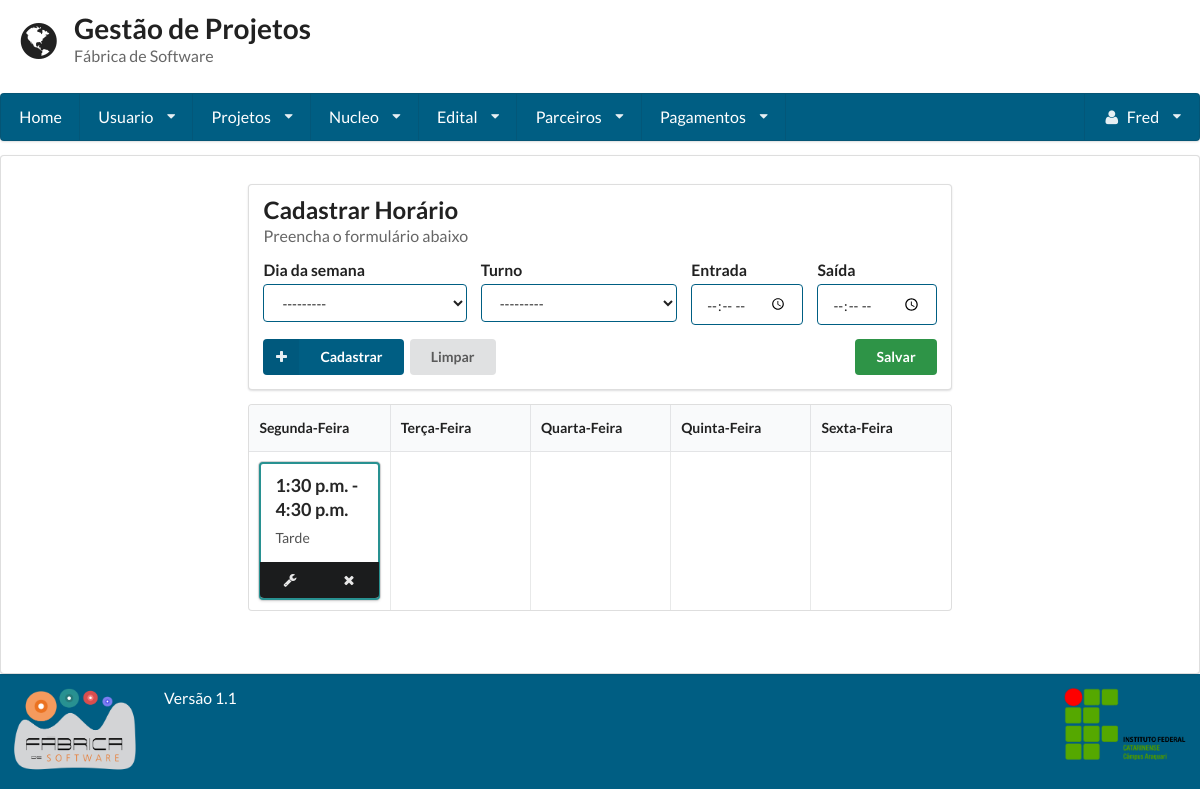
Screenshot of /horario/ (signed in) with the database file from the repository.
### gestaoapp/models/horario.py (models this page shows)
class Horario(models.Model):
    MANHA = 'MA'
    TARDE = 'TA'
    NOITE = 'NO'
    HORARIO_CHOICES = (
        (MANHA, 'Manha'),
        (TARDE, 'Tarde'),
        (NOITE, 'Noite'),
    )
    turno = models.CharField(
        max_length=2,
        choices=HORARIO_CHOICES
    )
    SEGUNDA = 'SEG'
    TERCA = 'TER'
    QUARTA = 'QUA'
    QUINTA = 'QUI'
    SEXTA = 'SEX'
    DIA_CHOICES = (
        (SEGUNDA, 'Segunda-Feira'),
        (TERCA, 'Terca-Feira'),
        (QUARTA, 'Quarta-Feira'),
        (QUINTA, 'Quinta-Feira'),
        (SEXTA, 'Sexta-Feira'),
    )
    data = models.CharField(
        max_length=255,
        choices=DIA_CHOICES
    )
    usuario = models.ForeignKey(Usuario, null=False, blank=False)
    hora_inicio = models.TimeField()
    hora_fim = models.TimeField()

### gestaoapp/views/horario.py (the view, shortened to what this page needs)
# urls.py: url(r'^horario/', CadastroHorario.as_view(), name='horario'),
class CadastroHorario(LoginRequiredMixin, View):
    template = 'horario/cadastro.html'
    def get(self, request, horario_id=None):
        horarios = TabelaHorarios().get(request.user.id)
        if horario_id:
            horario_atual = Horario.objects.get(id=horario_id)
            form = FormHorarioEdit(instance=horario_atual)
            editar = True
        else:
            form = FormHorario()
            editar = False
        return render(request, self.template, {'form': form, 'editar': editar, 'horarios': horarios})

### gestaoapp/forms/horario.py (shortened to what this page needs)
class FormHorario(forms.ModelForm):
    hora_inicio = forms.TimeField(label='hora_inicio')
    hora_fim = forms.TimeField(label='hora_fim')
    usuario = forms.CharField(required=False)
    class Meta:
        model = Horario
        fields = "__all__"

### gestaoapp/controls/tabela_horarios.py (called while the page is built)
    def get(self, usuario):
        horarios = Horario.objects.filter(usuario=usuario).order_by('hora_inicio', 'hora_fim')
        return self.organizarHorarios(horarios)

    def organizarHorarios(self, horarios):
        horarios_organizados_por_dia = {}
        for horario in horarios:
            if horario.data in horarios_organizados_por_dia:
                horarios_organizados_por_dia[horario.data].append(horario)
            else:
                horarios_organizados_por_dia[horario.data] = [horario]
        return horarios_organizados_por_dia

### gestaoapp/templatetags/get_dict_item.py (called while the page is built)
@register.filter(name='get_dict_item')
def get_dict_item(dictionary, key):
    return dictionary.get(key)

### gestaoapp/templates/horario/cadastro.html (shortened to what this page needs)
{% extends 'base.html' %}
{% load get_dict_item %}
{% block conteudo %}
        <div class="ui segment">
            <h2 class="ui header">
                {% if edit == True %}
                 Editar Horário
                {% else %}
                Cadastrar Horário
                {% endif %}
                <div class="sub header">
                    Preencha o formulário abaixo
                </div>
            </h2>
            <form method="POST" action="" class="ui form">{% csrf_token %}
                <div class="fields">
                    <div class="five wide field">
                        <label>Dia da semana</label>
                        {{ form.data }}
                    </div>
                    <div class="five wide field">
                        <label>Turno</label>
                        {{ form.turno }}
                    </div>
                    <div class="three wide field">
                        <label>Entrada</label>
                        {% if editar %}
                            {{ form.hora_inicio }}
                        {% else %}
                            <input type="time" name="hora_inicio">
                        {% endif %}
                    </div>
                    <div class="three wide field">
                        <label>Saída</label>
                        {% if editar %}
                            {{ form.hora_fim }}
                        {% else %}
                            <input type="time" name="hora_fim">
                        {% endif %}
                    </div>
                </div>
                <a href="/horario/" class="ui left labeled icon azul_escuro button"><i class="plus icon"></i>Cadastrar</a>
                <input type="reset" class="ui button" value="Limpar"/>
                <input type="submit" class="ui right floated verde_escuro button" value="Salvar"/>
            </form>
        </div>
        {% include 'horario/tabela_horarios.html' %}
    </div>
{% endblock %}

### gestaoapp/templates/base.html (shortened to what this page needs)
<!doctype html>
<head>
    {% load staticfiles %}
    <link rel="stylesheet" href="{% static 'semantic-2.1/dist/semantic.css' %}"/>
    <link rel="stylesheet" href="{% static 'base.css' %}"/>
</head>
<body class="cor-fundo">
<header class="cabecalho">
    <div class="ui grid">
        <div class="row">
            <div class='twelve wide column'>
                <h1 class="ui header">
                    <i class='ui icon world'></i>
                    <div class="ui content">
                        Gestão de Projetos
                        <p class="sub header">
                            Fábrica de Software
                        </p>
                    </div>
                </h1>
            </div>
        </div>
        {% if user.is_authenticated %}
            <div class="computer only row">
                <nav class="ui large menu stackable"><a class="item" href="/home">Home</a>
                    <div class="ui dropdown item">Usuario<i class="dropdown icon"></i>
                    </div>
                    <div class="ui dropdown item">Projetos<i class="dropdown icon"></i>
                    </div>
                    <div class="ui dropdown item">Nucleo<i class="dropdown icon"></i>
                    </div>
                    <div class="ui dropdown item">Edital<i class="dropdown icon"></i>
                    </div>
                    <div class="ui dropdown item">Parceiros<i class="dropdown icon"></i>
                    </div>
                    <div class="ui dropdown item">Pagamentos<i class="dropdown icon"></i>
                    </div>
                    <div class="ui dropdown item right floated"><i class="user icon"></i>
                        {{ request.user.first_name }} <i class="dropdown icon"></i>
                    </div>
                </nav>
            </div>
        {% endif %}
    </div>
</header>
<article class="corpo ui segment cor-conteudo">
    <div class="ui grid">
        <div class="row">
            <div class="three wide column"></div>
            <div class="ten wide column">
                {% block conteudo %}
                {% endblock %}
            </div>
        </div>
</article>
<footer class="ui grid rodape verde_escuro">
    <div class="two wide column">
        <img class="ui small image" src="{% static 'fabrica.png' %}">
    </div>
    <div class=" twelve wide column">
        <label class="centered"> Versão 1.1 </label>
    </div>
    <div class="two wide column">
        <img class="ui small image" src="{% static 'ifc2.png' %}">
    </div>
</footer>
</body>
</html>

### gestaoapp/templates/horario/tabela_horarios.html (shortened to what this page needs)
{% if horarios %}
{% with 'Segunda-Feira Terça-Feira Quarta-Feira Quinta-Feira Sexta-Feira' as dias_da_semana %}
    <table class="ui celled fixed table">
        <thead>
            <tr>
                {% for dia in dias_da_semana.split %}
                <th>{{ dia }}</th>
                {% endfor %}
            </tr>
        </thead>
        <tbody>
            <tr>
            {% for dia in dias_da_semana.split %}
                <td class="top_td">
                {% with dia|slice:"0:3"|upper as dia_prefixo %}
                {% for horario in horarios|get_dict_item:dia_prefixo %}
                    <div class="ui
                     {% if horario.turno == 'MA' %}
                        laranja_fabrica
                    {% elif horario.turno == 'TA' %}
                        verde_fabrica
                    {% elif horario.turno == 'NO' %}
                        vermelho_fabrica
                    {% endif %}
                     horario_card card">
                        <div class="content">
                            <div class="header">
                                {{ horario.hora_inicio }} - {{ horario.hora_fim }}
                            </div>
                            <div class="description">
                                {% if horario.turno == 'MA' %}
                                    Manhã
                                {% elif horario.turno == 'TA' %}
                                    Tarde
                                {% elif horario.turno == 'NO' %}
                                    Noite
                                {% endif %}
                            </div>
                        </div>
                        {% if horario.usuario.id == request.user.id %}
                        <div class="ui two bottom attached centered icon black buttons">
                            <a  href="/editar_horario/{{ horario.id }}" class="ui icon button">
                                <i class="configure icon"></i>
                            </a>
                            <a href="/excluir_horario/{{ horario.id }}" class="ui icon button">
                                <i class="remove icon"></i>
                            </a>
                        </div>
                        {% endif %}
                    </div>
                {% endfor %}
                {% endwith %}
                </td>
            {% endfor %}
            </tr>
        </tbody>
    </table>
{% endwith %}
{% endif %}

### static/base.css (style rules this page uses)
.ui.grid { margin: 0 !important; padding: 0 !important; }
.cabecalho { min-height: 16% !important; color: #005e83 !important; }
.cabecalho .grid { margin: 0 !important; padding: 0 !important; }
.corpo { min-height: 64.9% !important; }
.rodape { min-height: 11% !important; }
article { margin: 0 !important; }
.verde_escuro { background: #005e83 !important; color: #FFFFFF !important; }
.ui.menu { width: 100% !important; background-color: #005e83 !important; }
.ui.menu > .item { color: #FFF !important; }
label { font-size: 1.125em !important; }
input { border-color: #005E83 !important; }
select { border-color: #005E83 !important; }
input.verde_escuro { background-color: #2E9447 !important; }
.azul_escuro { background: #005e83 !important; color: #FFFFFF !important; }
.top_td { vertical-align: baseline; }
.horario_card { border: 2px solid #000000 !important; }
.verde_fabrica { border-color: #289191 !important; }

### rows the page displays
Horario: hora_inicio "1:30 p.m.", hora_fim "4:30 p.m.", turno "Tarde"

### other values shown
{{ request.user.first_name }} "Fred"
{{ dia }} "Segunda-Feira" "Terça-Feira" "Quarta-Feira" "Quinta-Feira" "Sexta-Feira"
